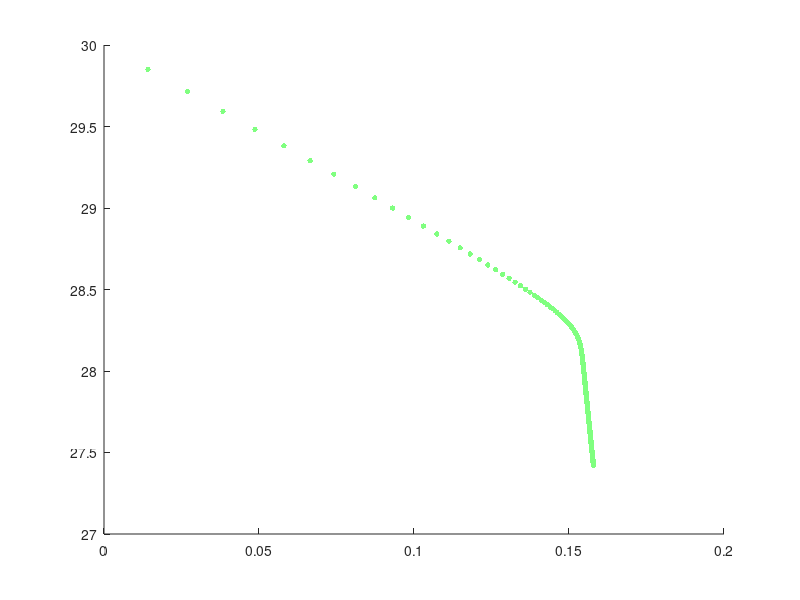

MATLAB code for this plot: (Note: this script raises an error after producing the figure.)
% State Space Portrait

% Purpose: This code can be used to visualize the stability of the
% equilibrium determined using the "null_isocline.m" code.

% Use: Leave the parameters as they are , for a proper comparison to the modeled
% null isoclines in the paper. If you want to check for other equilibria, feel
% free to change the parameters in the "null_isocline.m" code and in this code as well:

% Colors for our Model
greenBase = [0, 0.6, 0];   % pure green
greenLight = [0.5, 1, 0.5]; % light green


figure;
hold on
legendEntriesPlant = {};

% Initialize state
for j=1:4
    % System parameters
    PPT = 0.8; 
    P = [30, 5, 30, 5];
    e = 10;
    k1 = 3;
    k2 = 5;
    W0 = 0.2;
    W = [0, 0, 1, 1];
    cmax = 0.5;
    d = 0.1;
    b = 0.15;
    rw = 0.1; 
    
    % Control parameters
    startTime = 0;
    endTime   = 1000;
    timeStep  = 0.02;
    
    % Compute iteration count 
    iterations = floor((endTime - startTime)/timeStep) + 1;
    
    % Initialize vectors
    waterV  = zeros(iterations, 1);
    plantV  = zeros(iterations, 1);
    stateW = W(j);
    stateP = P(j);
    
    %Simulation loop 
    for i = 1:iterations
    
        dWdt = PPT * ((stateP + k2 * W0) / (stateP + k2)) ...
             - ((cmax * stateW) / (stateW + k1)) * stateP ...
             - (rw * stateW);
    
        dPdt = e * (cmax * (stateW / (stateW + k1))) * stateP ...
             - (d + b) * stateP;
    
        stateW = stateW + dWdt * timeStep;
        stateP = stateP + dPdt * timeStep;
    
        waterV(i) = stateW;
        plantV(i) = stateP;
    end
    % Plot
    t = (j - 1) / 3;
    plantColor = greenLight * (1 - t) + greenBase * t;
    
    scatter(waterV, plantV, 15, plantColor, 'filled')
    legendEntriesPlant{end+1} = "Plant Biomass & Soil Water Content for initial value: (" + P(j) + ", " + W(j) + ")";
end

equilibriumW = waterV(end);
equilibrumP = plantV(end);
scatter(waterV(end), plantV(end), 45, [0,0,1], 'filled')
legendEntriesPlant{end+1} = "Point of Equilibrium: (" + equilibrumP + " g/m^2, " + equilibriumW + " mm)";

xlabel("Soil water content [mm]")
ylabel("Plant Biomass [g/m^2]")
title("Soil Water - Plant Biomass State Space Diagram")
legend(legendEntriesPlant)

xlim([0 1])
ylim([0 50])
axis manual

hold off